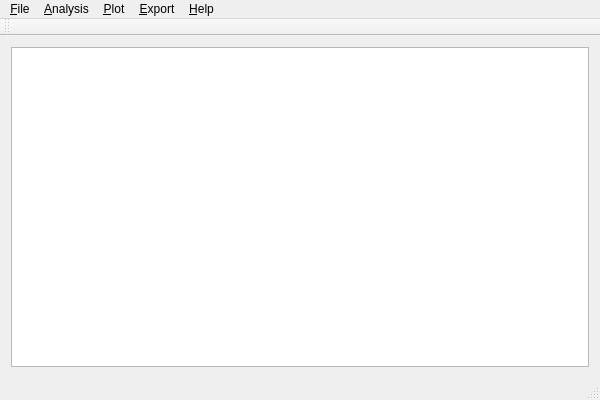
<?xml version="1.0" encoding="UTF-8"?>
<ui version="4.0">
 <class>MainWindow</class>
 <widget class="QMainWindow" name="MainWindow">
  <property name="geometry">
   <rect>
    <x>0</x>
    <y>0</y>
    <width>600</width>
    <height>400</height>
   </rect>
  </property>
  <property name="windowTitle">
   <string>ComplexNets++</string>
  </property>
  <widget class="QWidget" name="centralWidget">
   <layout class="QGridLayout" name="gridLayout">
    <item row="0" column="0">
     <widget class="QTextBrowser" name="textBrowser"/>
    </item>
   </layout>
  </widget>
  <widget class="QMenuBar" name="menuBar">
   <property name="geometry">
    <rect>
     <x>0</x>
     <y>0</y>
     <width>600</width>
     <height>23</height>
    </rect>
   </property>
   <widget class="QMenu" name="menuFile">
    <property name="title">
     <string>&amp;File</string>
    </property>
    <addaction name="actionOpen"/>
    <addaction name="actionNewErdosRenyi"/>
    <addaction name="actionNewBarabasiAlbert"/>
    <addaction name="actionNewExtendedHOT"/>
    <addaction name="actionNewMolloyReed"/>
    <addaction name="actionNewHiperbolic"/>
    <addaction name="separator"/>
    <addaction name="actionExport_current_network"/>
    <addaction name="separator"/>
    <addaction name="actionClose_current_network"/>
    <addaction name="separator"/>
    <addaction name="actionQuit"/>
   </widget>
   <widget class="QMenu" name="menuNode">
    <property name="title">
     <string>&amp;Analysis</string>
    </property>
    <addaction name="actionMaxClique"/>
    <addaction name="actionMaxCliqueExact"/>
    <addaction name="actionBetweenness"/>
    <addaction name="actionDegree_distribution"/>
    <addaction name="actionClustering_coefficient"/>
    <addaction name="actionNearest_neighbors_degree"/>
    <addaction name="actionShell_index"/>
   </widget>
   <widget class="QMenu" name="menuPlot">
    <property name="title">
     <string>&amp;Plot</string>
    </property>
    <addaction name="actionBetweenness_vs_Degree"/>
    <addaction name="actionDegree_distribution_plotting"/>
    <addaction name="actionCumulativeDegree_distribution_plotting"/>
    <addaction name="action_maxClique_plotting"/>
    <addaction name="action_maxCliqueExact_plotting"/>
    <addaction name="actionClustering_Coefficient_vs_Degree"/>
    <addaction name="actionNearest_Neighbors_Degree_vs_Degree"/>
    <addaction name="actionShell_Index_vs_Degree"/>
    <addaction name="actionBoxplotCC"/>
   </widget>
   <widget class="QMenu" name="menuHelp">
    <property name="title">
     <string>&amp;Help</string>
    </property>
    <addaction name="actionAbout"/>
   </widget>
   <widget class="QMenu" name="menu_Export">
    <property name="title">
     <string>&amp;Export</string>
    </property>
    <addaction name="actionExportBetweenness_vs_Degree"/>
    <addaction name="actionExportDegree_distribution"/>
    <addaction name="actionExportCumulativeDegree_distribution"/>
    <addaction name="actionExportMaxClique_distribution"/>
    <addaction name="actionExportMaxCliqueExact_distribution"/>
    <addaction name="actionExportClustering_Coefficient_vs_Degree"/>
    <addaction name="actionExportNearest_Neighbors_Degree_vs_Degree"/>
    <addaction name="actionExportShell_Index_vs_Degree"/>
    <addaction name="actionExportCCBoxplot"/>
   </widget>
   <addaction name="menuFile"/>
   <addaction name="menuNode"/>
   <addaction name="menuPlot"/>
   <addaction name="menu_Export"/>
   <addaction name="menuHelp"/>
  </widget>
  <widget class="QToolBar" name="mainToolBar">
   <attribute name="toolBarArea">
    <enum>TopToolBarArea</enum>
   </attribute>
   <attribute name="toolBarBreak">
    <bool>false</bool>
   </attribute>
  </widget>
  <widget class="QStatusBar" name="statusBar"/>
  <action name="actionOpen">
   <property name="text">
    <string>Open new network...</string>
   </property>
   <property name="shortcut">
    <string>Ctrl+O</string>
   </property>
  </action>
  <action name="actionNewErdosRenyi">
   <property name="text">
    <string>New Erdos-Renyi graph...</string>
   </property>
  </action>
  <action name="actionNewBarabasiAlbert">
   <property name="text">
    <string>New Barabasi-Albert graph...</string>
   </property>
  </action>
  <action name="actionNewExtendedHOT">
   <property name="text">
    <string>New Extended HOT graph...</string>
   </property>
  </action>
  <action name="actionNewMolloyReed">
   <property name="text">
    <string>New Molloy-Reed graph...</string>
   </property>
  </action>
  <action name="actionNewHiperbolic">
   <property name="text">
    <string>New Hyperbolic graph...</string>
   </property>
  </action>
  <action name="actionExport_current_network">
   <property name="text">
    <string>Export current network...</string>
   </property>
  </action>
  <action name="actionClose_current_network">
   <property name="text">
    <string>Close current network...</string>
   </property>
   <property name="shortcut">
    <string>Ctrl+W</string>
   </property>
  </action>
  <action name="actionQuit">
   <property name="text">
    <string>Quit</string>
   </property>
   <property name="shortcut">
    <string>Ctrl+Q</string>
   </property>
  </action>
  <action name="action_maxClique_plotting">
   <property name="text">
    <string>maxClique distribution</string>
   </property>
  </action>
    <action name="action_maxCliqueExact_plotting">
   <property name="text">
    <string>maxCliqueExact distribution</string>
   </property>
  </action>
  <action name="actionDegree_distribution_plotting">
   <property name="text">
    <string>Degree distribution</string>
   </property>
  </action>
  <action name="actionCumulativeDegree_distribution_plotting">
   <property name="text">
    <string>Cumulative Degree distribution</string>
   </property>
  </action>
  <action name="actionAbout">
   <property name="text">
    <string>About...</string>
   </property>
  </action>
  <action name="actionMaxClique">
   <property name="text">
    <string>Max Clique Aprox...</string>
   </property>
  </action>
  <action name="actionMaxCliqueExact">
   <property name="text">
    <string>Max Clique Exact...</string>
   </property>
  </action>
  <action name="actionBetweenness">
   <property name="text">
    <string>Betweenness...</string>
   </property>
  </action>
  <action name="actionClustering_coefficient">
   <property name="text">
    <string>Clustering coefficient...</string>
   </property>
  </action>
  <action name="actionNearest_neighbors_degree">
   <property name="text">
    <string>Nearest neighbors degree...</string>
   </property>
  </action>
  <action name="actionShell_index">
   <property name="text">
    <string>Shell index...</string>
   </property>
  </action>
  <action name="actionDegree_distribution">
   <property name="text">
    <string>Degree distribution...</string>
   </property>
  </action>
  <action name="actionClustering_Coefficient_vs_Degree">
   <property name="text">
    <string>Clustering Coefficient vs Degree</string>
   </property>
  </action>
  <action name="actionNearest_Neighbors_Degree_vs_Degree">
   <property name="text">
    <string>Nearest Neighbors Degree vs Degree</string>
   </property>
  </action>
  <action name="actionShell_Index_vs_Degree">
   <property name="text">
    <string>Shell Index vs Degree</string>
   </property>
  </action>
  <action name="actionBetweenness_vs_Degree">
   <property name="text">
    <string>Betweenness vs Degree</string>
   </property>
  </action>
  <action name="actionExportBetweenness_vs_Degree">
   <property name="text">
    <string>Betweenness vs Degree</string>
   </property>
  </action>
  <action name="actionExportMaxClique_distribution">
   <property name="text">
    <string>maxClique distribution</string>
   </property>
  </action>
  <action name="actionExportMaxCliqueExact_distribution">
   <property name="text">
    <string>maxCliqueExact distribution</string>
   </property>
  </action>
  <action name="actionExportDegree_distribution">
   <property name="text">
    <string>Degree distribution</string>
   </property>
  </action>
  <action name="actionExportCumulativeDegree_distribution">
   <property name="text">
    <string>Cumulative Degree distribution</string>
   </property>
  </action>
  <action name="actionExportClustering_Coefficient_vs_Degree">
   <property name="text">
    <string>Clustering Coefficient vs Degree</string>
   </property>
  </action>
  <action name="actionExportShell_Index_vs_Degree">
   <property name="text">
    <string>Shell Index vs Degree</string>
   </property>
  </action>
  <action name="actionExportCCBoxplot">
   <property name="text">
    <string>Boxplot Clustering Coeficient</string>
   </property>
  </action>
  <action name="actionExportNearest_Neighbors_Degree_vs_Degree">
   <property name="text">
    <string>Nearest Neighbors Degree vs Degree</string>
   </property>
  </action>
  <action name="actionBoxplotCC">
   <property name="text">
    <string>Boxplot Clustering Coeficient</string>
   </property>
  </action>
 </widget>
 <layoutdefault spacing="6" margin="11"/>
 <resources/>
 <connections/>
</ui>
